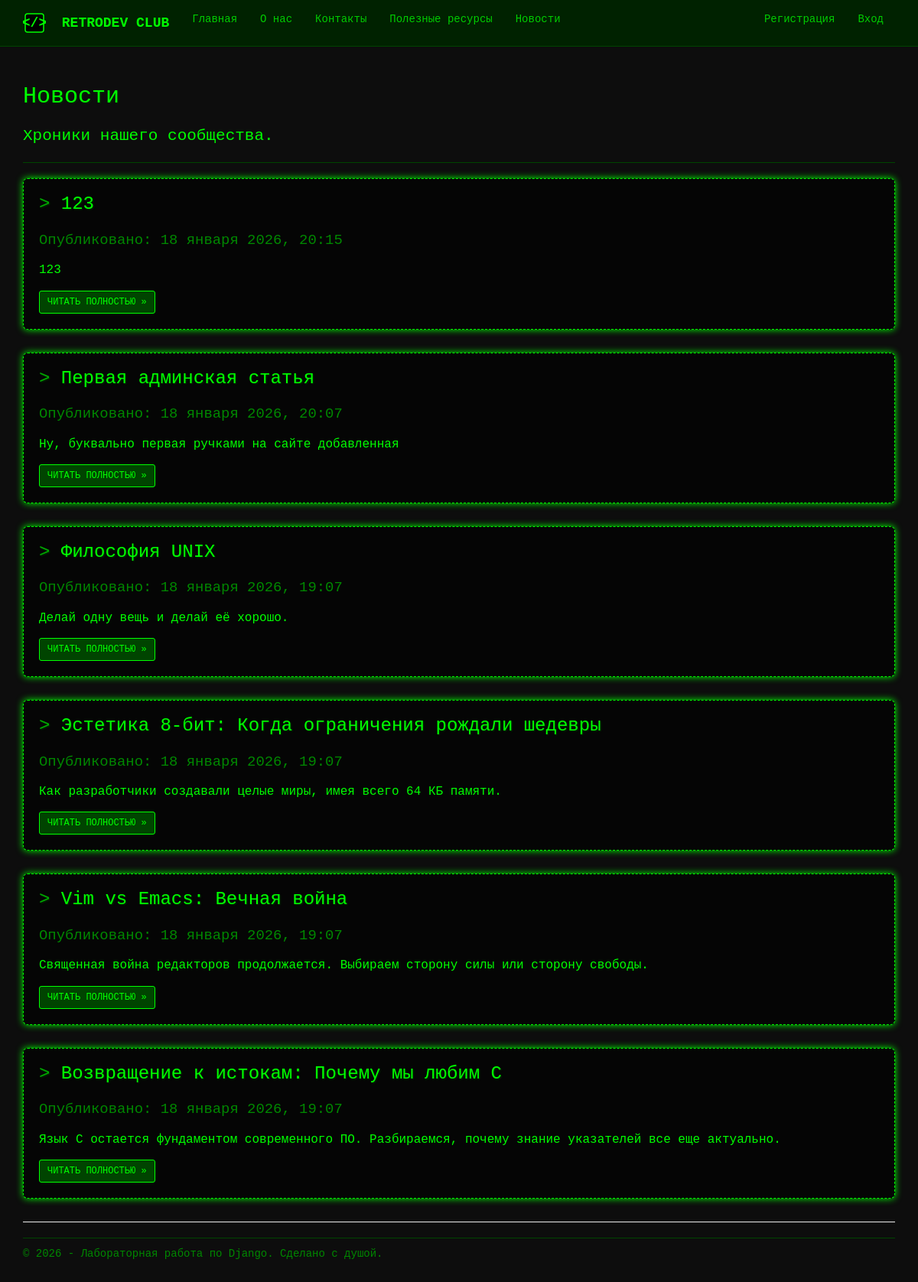
The page /news/ on the database as committed earlier.
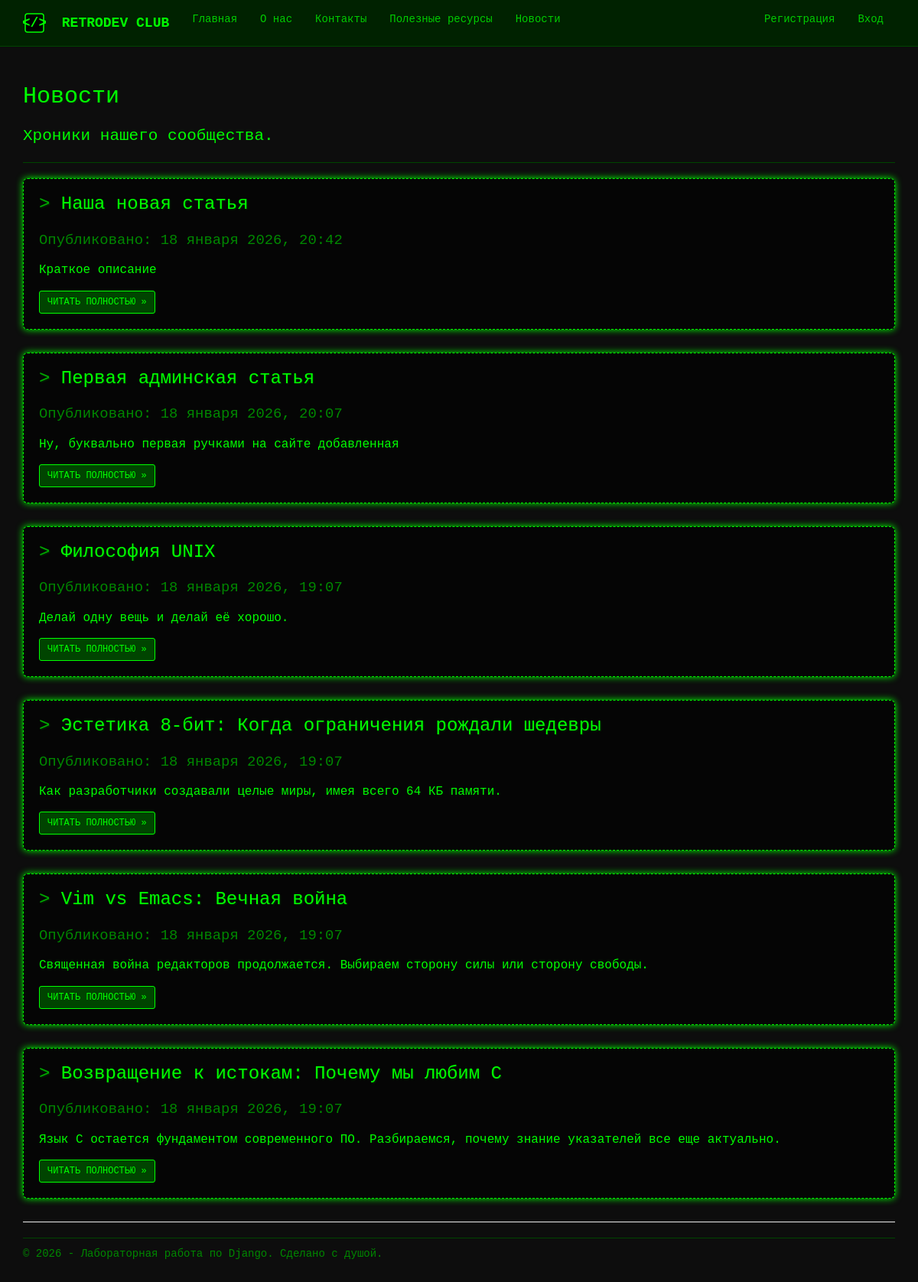
The same page on the database as committed later.
### app/models.py (models this page shows, shortened)
class News(models.Model):
    title = models.CharField(max_length=100, unique_for_date="posted", verbose_name="Заголовок")
    description = models.TextField(verbose_name="Краткое содержание")
    content = models.TextField(verbose_name="Полное содержание")
    posted = models.DateTimeField(default=datetime.now, db_index=True, verbose_name="Опубликована")
    image = models.FileField(default='temp.jpg', verbose_name="Путь к картинке")
    class Meta:
        db_table = "Posts"
        ordering = ["-posted"]
        verbose_name = "новость"
        verbose_name_plural = "новости"

### app/views.py (the view)
# urls.py: path('news/', views.news, name='news'),
def news(request):
    assert isinstance(request, HttpRequest)
    posts = News.objects.order_by('-posted')
    return render(
        request,
        'app/news.html',
        {
            'title': 'Новости',
            'posts': posts,
            'year': datetime.now().year,
        }
    )

### app/templates/app/news.html
﻿{% extends "app/layout.html" %}
{% block content %}
<h2>{{ title }}</h2>
<p class="lead">Хроники нашего сообщества.</p>
<hr style="border-color: #004400;" />
<div class="blog-posts">
    {% for post in posts %}
    <div class="jumbotron" style="padding: 20px; border: 1px dashed #00ff00; background-color: #050505;">
        <h3 style="margin-top: 0;">
            <span style="color: #00aa00;">></span> {{ post.title }}
        </h3>
        <p style="font-size: 0.9em; color: #008800;">
            Опубликовано: {{ post.posted|date:"d E Y, H:i" }}
        </p>
        <p class="post-description" style="margin: 15px 0;">
            {{ post.description }}
        </p>
        <a href="{% url 'newspost' parametr=post.id %}" class="btn btn-primary btn-sm">
            ЧИТАТЬ ПОЛНОСТЬЮ &raquo;
        </a>
    </div>
    {% endfor %}
</div>
{% endblock %}

Rows that differ between the two databases and show on the page:
removed News: title "123", posted "18 января 2026, 20:15", description "123"
added News: title "Наша новая статья", posted "18 января 2026, 20:42", description "Краткое описание"
